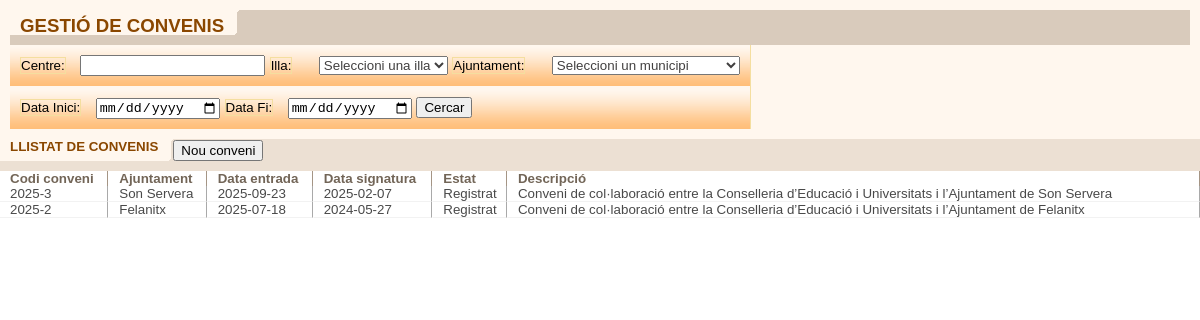
The app's page /conveni/conveniListFiltro.php with its own data.
### tables this page shows
CREATE TABLE `conveni` (
  `id` int(11) NOT NULL,
  `codi` varchar(50) DEFAULT NULL,
  `descripcio` varchar(255) NOT NULL,
  `ajuntament_id` int(11) NOT NULL,
  `estat_conveni_id` int(11) NOT NULL,
  `data_signatura` date DEFAULT NULL,
  `data_inici` date DEFAULT curdate(),
  `data_pagament` date DEFAULT NULL,
  `pressupost` decimal(12,2) DEFAULT NULL,
  `observacions` varchar(2000) NOT NULL
);

CREATE TABLE `municipi` (
  `id` int(11) NOT NULL,
  `nom` varchar(255) NOT NULL,
  `illa_id` int(11) NOT NULL
);

CREATE TABLE `estat_conveni` (
  `id` int(11) NOT NULL,
  `nom` varchar(100) NOT NULL
);

### conveni/conveniListFiltro.php (the view, shortened to what this page needs)
<!DOCTYPE html>
<?php
    include '../connectarBD.php';
    $centreFiltro = isset($_POST['centre_filtro'])? $_POST['centre_filtro']: '';
    $dataIniciFiltro = isset($_POST['data_inici_filtro'])? $_POST['data_inici_filtro']: '';
    $dataFiFiltro = isset($_POST['data_fi_filtro'])? $_POST['data_fi_filtro']: '';
    $sql = "SELECT
                conv.id,
                conv.codi,
                conv.descripcio,
                conv.pressupost,
                conv.estat_conveni_id,
                conv.data_inici,
                conv.data_pagament,
                conv.data_signatura,
                conv.ajuntament_id,
                i.nom AS nom_illa,
                m.nom AS nom_municipi,
                e.nom AS nom_estat
            FROM conveni conv
                JOIN municipi m ON conv.ajuntament_id = m.id
                JOIN illa i ON m.illa_id = i.id
                JOIN estat_conveni e ON conv.estat_conveni_id = e.id
            WHERE 1 = 1
            ";
$sql.= " ORDER BY conv.codi DESC;";
    $result_convenis = $connexio->query($sql);
?>
<html>
<head>
    <link rel="stylesheet" href="../css/estilos.css" type="text/css" />
    <link rel="stylesheet" href="../css/estilos_ficha_2.css" type="text/css" />
</head>
<body class="contenido" onload="ocultarFondoPrincipal();">
    <div class="contenedorFiltro">
        <ul class="botoneraFicha">
          <li class="tituloFicha">
            <p class="posicionTituloFicha">GESTIÓ DE CONVENIS</p>
          </li>
        </ul>
        <div class="espacioMarron">&nbsp;</div>
        <form method="POST" action="conveniListFiltro.php">
            <table cellpadding="0" cellspacing="0" class="cajaFiltro">
                <tr>
                    <td class="contenedorCamposFiltro">
                        <div class="filtro">
                            <label for="centre_filtro" class="formularioFiltro">Centre:</label>
                            <input type="text" name="centre_filtro" value="<?= htmlspecialchars($centreFiltro) ?>">
                            <label for="illa_filtro" class="formularioFiltro">Illa:</label>
                            <select id="illa_filtro" name="illa_filtro" class="campoFicha_Blanca">
                                <option value="">Seleccioni una illa</option>
                            </select>
                            <label for="municipi_filtro" class="formularioFiltro">Ajuntament:</label>
                            <select id="municipi_filtro" name="municipi_filtro" class="campoFicha_Blanca">
                                <option value="">Seleccioni un municipi</option>
                            </select>
                        </div>
                    </td>
                </tr>
                <tr>
                    <td class="contenedorCamposFiltro">
                        <div class="filtro">
                            <label for="data_inici_filtro" class="formularioFiltro">Data Inici:</label>
                            <input type="date" name="data_inici_filtro" value="<?= htmlspecialchars($dataIniciFiltro) ?>">
                            <label for="data_fi_filtro" class="formularioFiltro">Data Fi:</label>
                            <input type="date" name="data_fi_filtro" value="<?= htmlspecialchars($dataFiFiltro) ?>">
                            <button type="submit" class="boton">Cercar</button>
                        </div>
				    </td>
			    </tr>
            </table>
        </form>
    </div>
    <ul class="botoneraListado">
        <li class="tituloListado">LLISTAT DE CONVENIS</li>
        <li class="fondoBotoneraListado">
            <input type="button" class="boton" value="Nou conveni" onclick="location.href='conveniForm.php';">
        </li>
    </ul>
    <div class="espacioMarronClaro"></div>
    <div id="cuerpo" class="scroll_total">
        <table class="listado" cellpadding="0" cellspacing="0" width="100%">
            <thead>
                <tr>
                    <th class="campoCabeceraListadoInicial">Codi conveni</th>
                    <th class="campoCabeceraListado">Ajuntament</th>
                    <th class="campoCabeceraListado">Data entrada</th>
                    <th class="campoCabeceraListado">Data signatura</th>
                    <th class="campoCabeceraListado">Estat</th>
                    <th class="campoCabeceraListado">Descripció</th>
                </tr>
            </thead>
            <tbody>
                <?php
                if ($result_convenis->num_rows > 0) {
                    while ($row = $result_convenis->fetch_assoc()) {
                        echo "<tr onclick=\"window.location.href='conveniForm.php?id=". $row["id"]. "'\">";
                        echo "<td class='campoListadoInicial'>". $row["codi"]. "</td>";
                        echo "<td class='campoListado'>". $row["nom_municipi"]. "</td>";
                        echo "<td class='campoListado'>". $row["data_inici"]. "</td>";
                        echo "<td class='campoListado'>". $row["data_signatura"]. "</td>";
                        echo "<td class='campoListado'>". $row["nom_estat"]. "</td>";
                        echo "<td class='campoListado'>". $row["descripcio"]. "</td>";
                        echo "</a></tr>";
                    }
                } else {
                    echo "<tr><td class='campoListado' colspan='5'>No s'han trobat resultats.</td></tr>";
                }
              ?>
            </tbody>
        </table>
    </div>
</body>
</html>

### css/estilos.css (style rules this page uses)
body.contenido { margin:0px; font-family:arial; background-color:transparent; }
.boton { font-size:10pt; margin:1px 0px 0px 0px; }
.espacioMarron { height:10px; background-color:#D9CBBC; width:100%; clear:both; }
.espacioMarronClaro { background-color:#ece0d3; height:10px; width:100%; clear:both; }
.contenedorFiltro { background-color:#fff7ee; padding:10px; margin:0px; clear:both; }
.filtro { background:#FFF7EE url(../imagenes/fondoFiltro.gif) repeat-x bottom; border:1px solid #F4DE9F; border-top:0px; border-left:0px; padding:10px; border-bottom: 0px; margin: 0px; }
.cajaFiltro { clear:both; }
.contenedorCamposFiltro { background-color:#fff7ee; }
.botoneraListado { list-style:none; margin:0px; padding:0px; width:100%; height:22px; background-color:#ece0d3; }
.tituloListado { font-size:10pt; font-weight:bold; white-space:nowrap; color:#8a4700; padding:0px 15px 0px 10px; background:#FFF7EE url(../imagenes/remateRightTituloListado.gif) no-repeat right; float:left; height:22px; }
.fondoBotoneraListado { background-color:#ece0d3; float:left; height:22px; margin:0px auto; }
.listado { clear:both; background-color:#ffffff; margin:0px; padding:0px; }
.campoCabeceraListadoInicial { font-size:10pt; color:#726557; border-right:1px solid #A59585; padding:0px 0px 0px 10px; text-align:left; }
.campoCabeceraListado { font-size:10pt; color:#726557; border-right:1px solid #A59585; border-left:1px solid #ffffff; padding:0px 0px 0px 10px; text-align:left; }
.campoListadoInicial { font-size:10pt; color:#494949; border-right:1px solid #a9a9a9; border-bottom:1px solid #f2f2f2; padding:0px 0px 0px 10px; cursor:pointer; }
.campoListado { font-size:10pt; color:#494949; border-right:1px solid #a9a9a9; border-left:1px solid #ffffff; border-bottom:1px solid #f2f2f2; padding:0px 0px 0px 10px; cursor:pointer; }
.formularioFiltro { font-size:10pt; color:#000000; border:1px solid #F4DE9F; margin-right:10px; }
.campoFicha_Blanca { font-size:10pt; color:#424040; margin-left: 12px; }
.scroll_total { width:100%; }

### css/estilos_ficha_2.css (style rules this page uses)
.botoneraFicha { list-style:none; margin:0px; padding:0px; width:100%; height:25px; background-color:#D9CBBC; }
.tituloFicha { font-size:14pt; font-weight:bold; white-space:nowrap; color:#8a4700; padding:0px 15px 0px 10px; background:#FFF7EE url(../imagenes/remateLeftBotoneraFicha.gif) no-repeat right; float:left; height:25px; }
.posicionTituloFicha { margin:0px; padding:5px 0px 0px 0px; }
li { list-style-type: none; }

### records on screen
conveni: codi "2025-3", ajuntament.nom "Son Servera", data_inici "2025-09-23", data_signatura "2025-02-07", estat_conveni.nom "Registrat", descripcio "Conveni de col·laboració entre la Conselleria d’Educació i Universitats i l’Ajuntament de Son Servera"
conveni: codi "2025-2", ajuntament.nom "Felanitx", data_inici "2025-07-18", data_signatura "2024-05-27", estat_conveni.nom "Registrat", descripcio "Conveni de col·laboració entre la Conselleria d’Educació i Universitats i l’Ajuntament de Felanitx"
